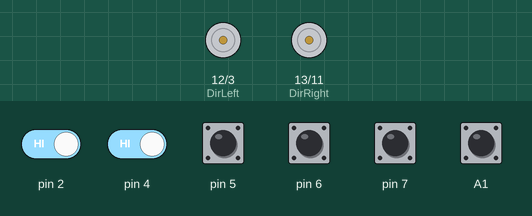
Simulated run of this sketch. Board: Arduino Uno, built with avr-gcc and run on an emulated ATmega328P. Parts: direction and speed pins drawn as motors (green arrow = direction pin HIGH = forward, orange = LOW = backward, longer = more drive). The inputs (shaded band) are chosen by the test bench; at power-on: A1, pin 2, pin 4–7 HIGH.

Above: at 1.2 s.
1.3 s: pin 2 driven LOW and pin 4 driven LOW
At 2.2 s:
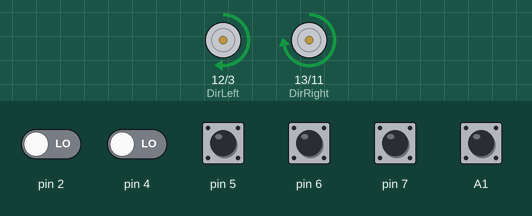
Timing chart, 0 to 4.3 s (numbered marks = the images above; inputs shaded):
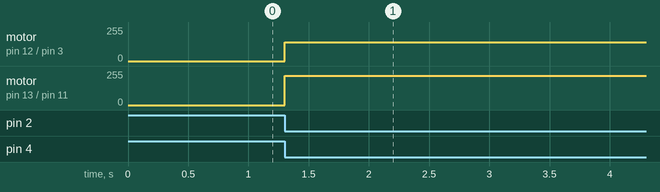

The sketch:

qtr.ino
```cpp
//Define Pins
int Sag = A0;
int Sol = A2;
int disR, disL;

int PwmLeft = 3;
int PwmRight = 11;
int DirLeft = 12;
int DirRight = 13;

//QTR pins
int q2 = digitalRead(A1);
int q3 = digitalRead(7);
int q4 = digitalRead(6);
int q5 = digitalRead(5);
int q6 = digitalRead(4);
int q7 = digitalRead(2);

//Define variables

int left, right;
int leftNormal = 180;
int rightNormal = 180;

void setup() {

  pinMode(PwmLeft, OUTPUT);
  pinMode(PwmRight, OUTPUT);
  pinMode(DirLeft, OUTPUT);
  pinMode(DirRight, OUTPUT);

  // Initialize all pins as low:
  digitalWrite(PwmLeft, LOW);
  digitalWrite(PwmRight, LOW);
  digitalWrite(DirLeft, LOW);
  digitalWrite(DirRight, LOW);

  //QTR pins
  pinMode(2, INPUT_PULLUP);
  pinMode(4, INPUT_PULLUP);
  pinMode(5, INPUT_PULLUP);
  pinMode(7, INPUT_PULLUP);
  pinMode(6, INPUT_PULLUP);
  pinMode(A1, INPUT_PULLUP);

  Serial.begin(9600);

}

void loop() {
  /*
  Serial.print(digitalRead(A1));
  Serial.print(digitalRead(7));
  Serial.print(digitalRead(6));
  Serial.print(digitalRead(5));
  Serial.print(digitalRead(4));
  Serial.println(digitalRead(2));
  */

  readQTR();

    if(q2 == 1 && q3 == 1 && q4 == 0 && q5 == 0 && q6 == 1 && q7 == 1){
      forward(leftNormal, rightNormal);
    }

    else if(q2 == 1 && q3 == 0 && q4 == 0 && q5 == 1 && q6 == 1 && q7 == 1){
      forward(200, 160);
    }


    else if(q2 == 0 && q3 == 0 && q4 == 1 && q5 == 1 && q6 == 1 && q7 == 1){
      forward(220, 140);
    }


    else if(q2 == 1 && q3 == 1 && q4 == 1 && q5 == 0 && q6 == 0 && q7 == 1){
      forward(160, 200);
    }


    else if(q2 == 1 && q3 == 1 && q4 == 1 && q5 == 1 && q6 == 0 && q7 == 0){
      forward(140, 220);
    }
}

/********************** MOTOR TURNS ***************************************/
void forward(int left, int right){
  //ileri için 1, Geri içn 0
  digitalWrite(DirRight, 1);
   digitalWrite(DirLeft, 1);
  analogWrite(PwmRight, right);
  analogWrite(PwmLeft, left);

}

void backward(int left, int right){
  //ileri için 1, Geri içn 0
  digitalWrite(DirRight, 0);
   digitalWrite(DirLeft, 0);
  analogWrite(PwmRight, right);
  analogWrite(PwmLeft, left);

}

void turnleft(int left, int right){
  //ileri için 1, Geri içn 0
  digitalWrite(DirRight, 0);
   digitalWrite(DirLeft, 1);
  analogWrite(PwmRight, right);
  analogWrite(PwmLeft, left);

}

void turnright(int left, int right){
  //ileri için 1, Geri içn 0
  digitalWrite(DirRight, 1);
   digitalWrite(DirLeft, 0);
  analogWrite(PwmRight, right);
  analogWrite(PwmLeft, left);

}

/********************** QTR ***************************************/
void readQTR(){
  q2 = digitalRead(A1);
  q3 = digitalRead(7);
  q4 = digitalRead(6);
  q5 = digitalRead(5);
  q6 = digitalRead(4);
  q7 = digitalRead(2);
}
```

Measured:
- after the input at 1.3 s, motor on pin 12 (DirLeft) / pin 3 (PwmLeft): stopped → forward 140/255 at once; motor on pin 13 (DirRight) / pin 11 (PwmRight): stopped → forward 220/255 at once
